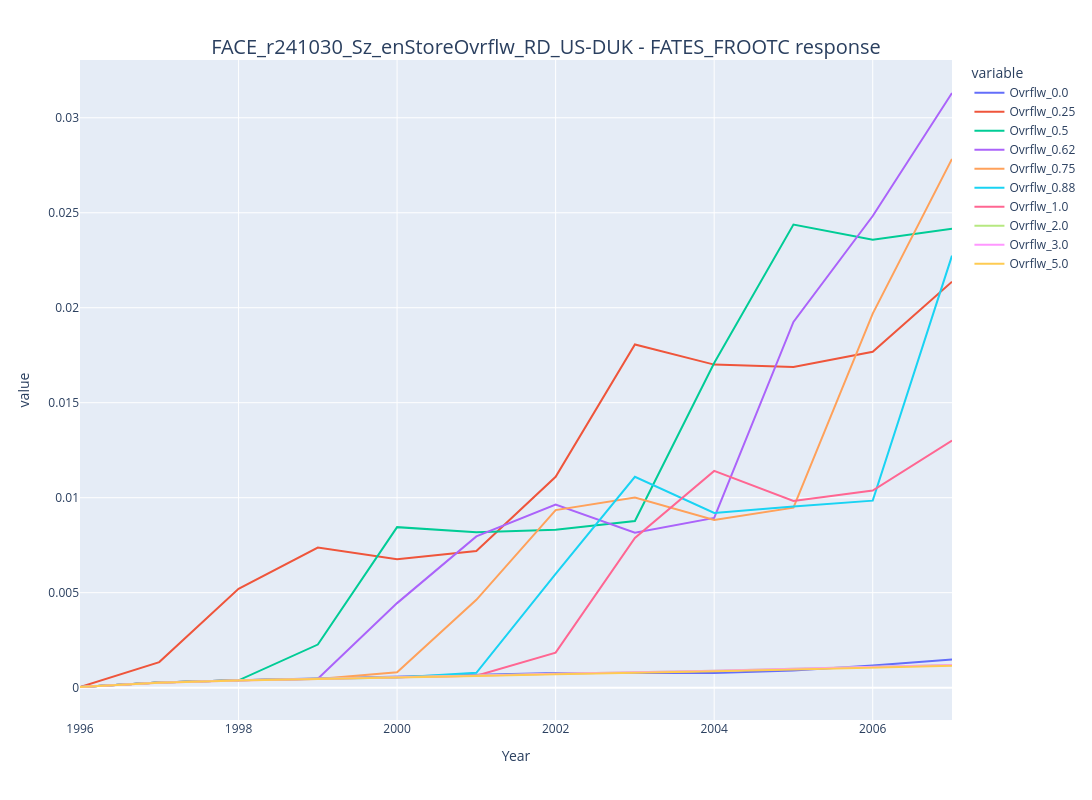

Notebook code cell kept with this figure:
### Markdown cell above
### response

### Code cell
import plotly.graph_objects as go
from plotly.subplots import make_subplots
import plotly.express as px
df_tmp = dict_df[k.replace('eCO2', 'eResponse')] 

#df_tmp = dict_df[site][var].copy(deep=True)
if var == "FATES_NPP_Minus_EXCESS_RESP":
    var_tmp = "NPP"
elif var == "FATES_NPP":
    var_tmp = "NPP"
else:
    var_tmp = var
    
fig = px.line(df_tmp[:], x="Year", y=df_tmp.columns,
  hover_data={"Year": "%Y"},)
kt= k.replace("_eCO2","")
# Update layout with a custom title
fig.update_layout(
title={
    'text': f" {kt} - {var} response ",
    'y': 0.95,  # Position title slightly above the plot
    'x': 0.5,  # Center the title horizontally
    'xanchor': 'center',
    'yanchor': 'top'
},
title_font=dict(size=20),  # Adjust the font size of the title
width=1200, height=800  # Adjust width and height as needed
)
# Save the plot as an HTML file
path_html_save = "/Users/ud4/repos/GitHub/FATESFACE/Plume_Plots/HTML_plots"
#fig.write_html(f"{path_html_save}/{var}_{site}_{fn}_{co2_case}_minC{min_checks}_line_plot.html")
print (f"{var}_{site}_{fn}_{co2_case}_{case_id}_line_plot.html")
# Show the plot
fig.show()

### Figure 1 — Plotly figure (JSON) as saved in the notebook; plotly's stock layout.template omitted (floating-point values rounded to 4 significant figures)
{"data": [{"hovertemplate": "variable=Ovrflw_0.0<br>Year=%{x%Y}<br>value=%{y}<extra></extra>", "legendgroup": "Ovrflw_0.0", "line": {"color": "#636efa", "dash": "solid"}, "marker": {"symbol": "circle"}, "mode": "lines", "name": "Ovrflw_0.0", "orientation": "v", "showlegend": true, "type": "scatter", "x": [1996, 1997, 1998, 1999, 2000, 2001, 2002, 2003, 2004, 2005, 2006, 2007], "xaxis": "x", "y": [3.773e-05, 0.0002736, 0.000395, 0.0004785, 0.0005694, 0.0006665, 0.0007667, 0.0007781, 0.0007734, 0.0008968, 0.001162, 0.001478], "yaxis": "y"}, {"hovertemplate": "variable=Ovrflw_0.25<br>Year=%{x%Y}<br>value=%{y}<extra></extra>", "legendgroup": "Ovrflw_0.25", "line": {"color": "#EF553B", "dash": "solid"}, "marker": {"symbol": "circle"}, "mode": "lines", "name": "Ovrflw_0.25", "orientation": "v", "showlegend": true, "type": "scatter", "x": [1996, 1997, 1998, 1999, 2000, 2001, 2002, 2003, 2004, 2005, 2006, 2007], "xaxis": "x", "y": [3.548e-05, 0.001347, 0.005203, 0.007371, 0.00676, 0.007195, 0.0111, 0.01807, 0.01701, 0.01688, 0.01768, 0.02137], "yaxis": "y"}, {"hovertemplate": "variable=Ovrflw_0.5<br>Year=%{x%Y}<br>value=%{y}<extra></extra>", "legendgroup": "Ovrflw_0.5", "line": {"color": "#00cc96", "dash": "solid"}, "marker": {"symbol": "circle"}, "mode": "lines", "name": "Ovrflw_0.5", "orientation": "v", "showlegend": true, "type": "scatter", "x": [1996, 1997, 1998, 1999, 2000, 2001, 2002, 2003, 2004, 2005, 2006, 2007], "xaxis": "x", "y": [3.486e-05, 0.0002672, 0.0003847, 0.002269, 0.008451, 0.008184, 0.008318, 0.008772, 0.01709, 0.02438, 0.02358, 0.02416], "yaxis": "y"}, {"hovertemplate": "variable=Ovrflw_0.62<br>Year=%{x%Y}<br>value=%{y}<extra></extra>", "legendgroup": "Ovrflw_0.62", "line": {"color": "#ab63fa", "dash": "solid"}, "marker": {"symbol": "circle"}, "mode": "lines", "name": "Ovrflw_0.62", "orientation": "v", "showlegend": true, "type": "scatter", "x": [1996, 1997, 1998, 1999, 2000, 2001, 2002, 2003, 2004, 2005, 2006, 2007], "xaxis": "x", "y": [3.486e-05, 0.0002672, 0.0003853, 0.0004732, 0.00445, 0.007964, 0.009641, 0.008156, 0.008939, 0.01925, 0.02483, 0.0313], "yaxis": "y"}, {"hovertemplate": "variable=Ovrflw_0.75<br>Year=%{x%Y}<br>value=%{y}<extra></extra>", "legendgroup": "Ovrflw_0.75", "line": {"color": "#FFA15A", "dash": "solid"}, "marker": {"symbol": "circle"}, "mode": "lines", "name": "Ovrflw_0.75", "orientation": "v", "showlegend": true, "type": "scatter", "x": [1996, 1997, 1998, 1999, 2000, 2001, 2002, 2003, 2004, 2005, 2006, 2007], "xaxis": "x", "y": [3.486e-05, 0.0002671, 0.0003855, 0.0004582, 0.0008106, 0.004626, 0.009346, 0.01001, 0.008827, 0.009477, 0.01969, 0.02783], "yaxis": "y"}, {"hovertemplate": "variable=Ovrflw_0.88<br>Year=%{x%Y}<br>value=%{y}<extra></extra>", "legendgroup": "Ovrflw_0.88", "line": {"color": "#19d3f3", "dash": "solid"}, "marker": {"symbol": "circle"}, "mode": "lines", "name": "Ovrflw_0.88", "orientation": "v", "showlegend": true, "type": "scatter", "x": [1996, 1997, 1998, 1999, 2000, 2001, 2002, 2003, 2004, 2005, 2006, 2007], "xaxis": "x", "y": [3.487e-05, 0.000267, 0.0003857, 0.0004595, 0.0005389, 0.0007838, 0.005989, 0.0111, 0.009199, 0.009538, 0.009846, 0.02274], "yaxis": "y"}, {"hovertemplate": "variable=Ovrflw_1.0<br>Year=%{x%Y}<br>value=%{y}<extra></extra>", "legendgroup": "Ovrflw_1.0", "line": {"color": "#FF6692", "dash": "solid"}, "marker": {"symbol": "circle"}, "mode": "lines", "name": "Ovrflw_1.0", "orientation": "v", "showlegend": true, "type": "scatter", "x": [1996, 1997, 1998, 1999, 2000, 2001, 2002, 2003, 2004, 2005, 2006, 2007], "xaxis": "x", "y": [3.488e-05, 0.0002669, 0.0003858, 0.0004602, 0.0005404, 0.0006267, 0.001842, 0.007883, 0.01141, 0.009832, 0.01038, 0.01301], "yaxis": "y"}, {"hovertemplate": "variable=Ovrflw_2.0<br>Year=%{x%Y}<br>value=%{y}<extra></extra>", "legendgroup": "Ovrflw_2.0", "line": {"color": "#B6E880", "dash": "solid"}, "marker": {"symbol": "circle"}, "mode": "lines", "name": "Ovrflw_2.0", "orientation": "v", "showlegend": true, "type": "scatter", "x": [1996, 1997, 1998, 1999, 2000, 2001, 2002, 2003, 2004, 2005, 2006, 2007], "xaxis": "x", "y": [3.487e-05, 0.0002659, 0.0003845, 0.0004611, 0.000545, 0.0006346, 0.0007322, 0.0007963, 0.0008929, 0.0009927, 0.001077, 0.001188], "yaxis": "y"}, {"hovertemplate": "variable=Ovrflw_3.0<br>Year=%{x%Y}<br>value=%{y}<extra></extra>", "legendgroup": "Ovrflw_3.0", "line": {"color": "#FF97FF", "dash": "solid"}, "marker": {"symbol": "circle"}, "mode": "lines", "name": "Ovrflw_3.0", "orientation": "v", "showlegend": true, "type": "scatter", "x": [1996, 1997, 1998, 1999, 2000, 2001, 2002, 2003, 2004, 2005, 2006, 2007], "xaxis": "x", "y": [3.484e-05, 0.0002649, 0.000382, 0.0004577, 0.0005416, 0.0006316, 0.000729, 0.0007943, 0.0008906, 0.0009891, 0.001074, 0.001188], "yaxis": "y"}, {"hovertemplate": "variable=Ovrflw_5.0<br>Year=%{x%Y}<br>value=%{y}<extra></extra>", "legendgroup": "Ovrflw_5.0", "line": {"color": "#FECB52", "dash": "solid"}, "marker": {"symbol": "circle"}, "mode": "lines", "name": "Ovrflw_5.0", "orientation": "v", "showlegend": true, "type": "scatter", "x": [1996, 1997, 1998, 1999, 2000, 2001, 2002, 2003, 2004, 2005, 2006, 2007], "xaxis": "x", "y": [3.478e-05, 0.000264, 0.0003782, 0.000449, 0.0005265, 0.0006107, 0.0007033, 0.0007661, 0.00086, 0.000957, 0.001041, 0.001154], "yaxis": "y"}], "layout": {"height": 800, "legend": {"title": {"text": "variable"}, "tracegroupgap": 0}, "margin": {"t": 60}, "title": {"font": {"size": 20}, "text": " FACE_r241030_Sz_enStoreOvrflw_RD_US-DUK - FATES_FROOTC response ", "x": 0.5, "xanchor": "center", "y": 0.95, "yanchor": "top"}, "width": 1200, "xaxis": {"anchor": "y", "autorange": true, "domain": [0, 1], "range": [1996, 2007], "title": {"text": "Year"}, "type": "linear"}, "yaxis": {"anchor": "x", "autorange": true, "domain": [0, 1], "range": [-0.001702, 0.03304], "title": {"text": "value"}, "type": "linear"}}}
